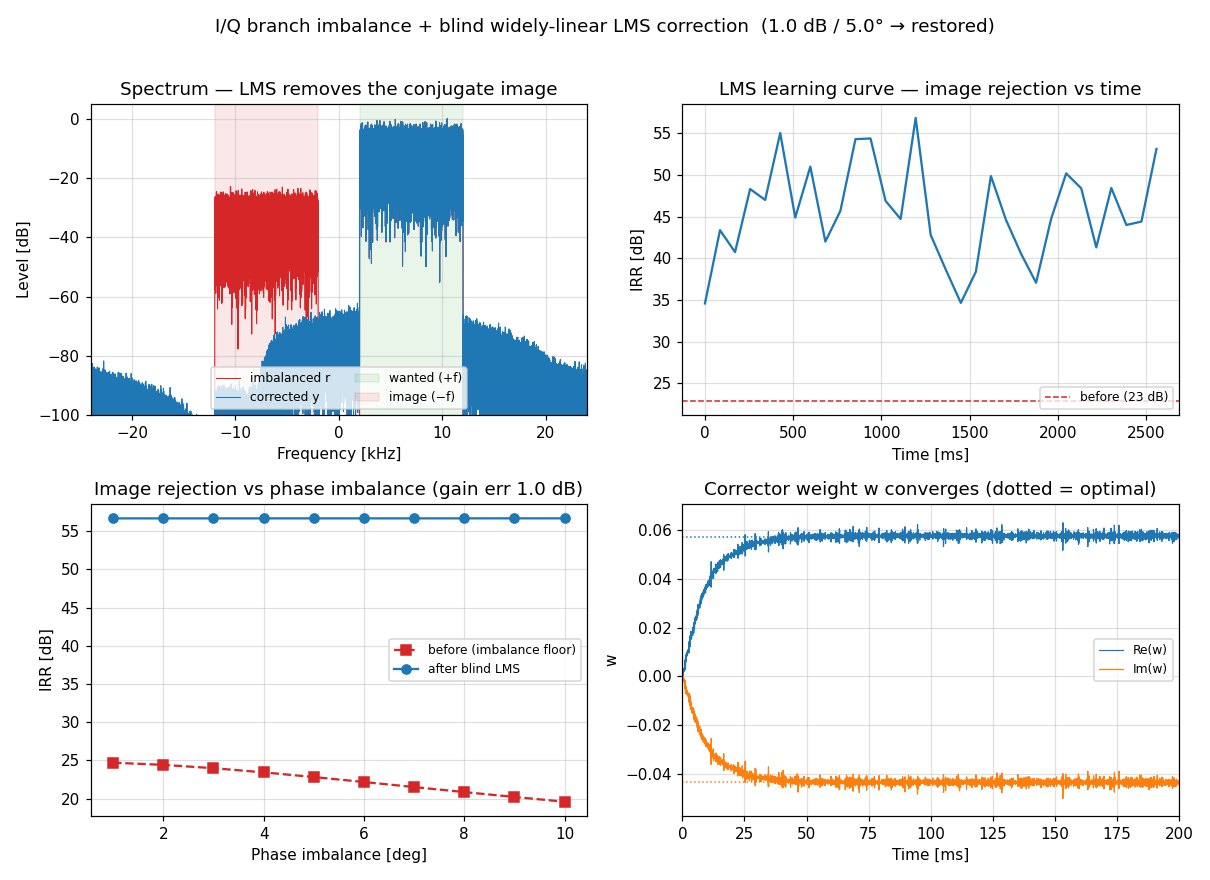

Here is the Python script that generated this plot:
"""iq_imbalance_lms.py

I/Q branch **imbalance model** and **blind adaptive (widely-linear LMS)
correction** -- the real-world limit on image rejection, and how to claw it back.

Why it matters
--------------
The all-pass 90-degree network (and the polyphase / Hartley / Weaver chains built
from it) can reach 80-110 dB of image rejection on paper.  In hardware the floor
is set instead by **gain/phase mismatch between the I and Q branches** (mixers,
ADCs, filters).  With amplitude ratio g and phase error phi the observed complex
baseband is a mix of the wanted analytic signal and its conjugate:

    r[n] = mu * s[n] + nu * s*[n],
    mu = (1 + g e^{+j phi}) / 2,   nu = (1 - g e^{-j phi}) / 2
    IRR = |mu / nu|^2      (e.g. 1 dB + 5 deg  ->  ~26 dB, no matter the filter)

Blind correction
----------------
A wanted signal is *proper* (E[s^2] = 0); imbalance makes E[r^2] != 0.  The
widely-linear corrector

    y[n] = r[n] + w * conj(r[n])

is adapted to drive the pseudo-power E[y^2] -> 0 with the complex LMS update

    w <- w - mu_lms * y[n]^2

which converges to w = -E[r^2] / (2 E[|r|^2]) and cancels the conjugate (image)
term -- restoring the rejection to the noise/length floor.  This is the standard
blind I/Q compensator (Valkama/Anttila); it complements pilot/Havens-style
balancing and needs no training signal.
"""

import numpy as np


# ---------------------------------------------------------------------------
#  Signal, imbalance, metric
# ---------------------------------------------------------------------------
def analytic_wanted(N, fa, fb, fs, seed=0):
    """Proper single-sided (analytic) wanted signal: random energy only in the
    positive band [fa, fb]."""
    rng = np.random.default_rng(seed)
    X = np.zeros(N, dtype=complex)
    f = np.fft.fftfreq(N, 1 / fs)
    band = (f >= fa) & (f <= fb)                    # positive freqs only
    X[band] = (rng.standard_normal(band.sum())
               + 1j * rng.standard_normal(band.sum()))
    s = np.fft.ifft(X)
    return s / np.sqrt(np.mean(np.abs(s) ** 2))


def apply_imbalance(s, gain_db, phase_deg):
    """Frequency-flat I/Q imbalance: amplitude ratio g and phase error on Q."""
    g = 10 ** (gain_db / 20)
    phi = np.radians(phase_deg)
    I, Q = s.real, s.imag
    Qp = g * (Q * np.cos(phi) + I * np.sin(phi))
    return I + 1j * Qp


def irr_theory_db(gain_db, phase_deg):
    g = 10 ** (gain_db / 20)
    phi = np.radians(phase_deg)
    mu = (1 + g * np.exp(1j * phi)) / 2
    nu = (1 - g * np.exp(-1j * phi)) / 2
    return 20 * np.log10(np.abs(mu) / np.abs(nu))


def irr_measure_db(z, fa, fb, fs):
    """Image rejection = power in +band vs the mirror -band."""
    Z = np.fft.fft(z)
    f = np.fft.fftfreq(z.size, 1 / fs)
    pos = np.sum(np.abs(Z[(f >= fa) & (f <= fb)]) ** 2)
    neg = np.sum(np.abs(Z[(f <= -fa) & (f >= -fb)]) ** 2)
    return 10 * np.log10(pos / max(neg, 1e-30))


# ---------------------------------------------------------------------------
#  Blind widely-linear LMS corrector
# ---------------------------------------------------------------------------
def blind_lms(r, mu=None, w_hist=False):
    """y[n] = r[n] + w*conj(r[n]);  w <- w - mu*y[n]^2  (drives E[y^2] -> 0)."""
    if mu is None:
        mu = 0.001 / np.mean(np.abs(r) ** 2)        # power-normalised step
    y = np.empty_like(r)
    w = 0j
    hist = np.empty(r.size, dtype=complex) if w_hist else None
    for n in range(r.size):
        yn = r[n] + w * np.conj(r[n])
        y[n] = yn
        w = w - mu * yn * yn
        if w_hist:
            hist[n] = w
    return (y, w, hist) if w_hist else (y, w)


def w_optimal(r):
    return -np.mean(r * r) / (2 * np.mean(np.abs(r) ** 2))


# ---------------------------------------------------------------------------
#  Demo
# ---------------------------------------------------------------------------
def main():
    fs = 48000.0
    fa, fb = 2000.0, 12000.0
    N = 1 << 17
    gain_db, phase_deg = 1.0, 5.0                    # branch imbalance

    s = analytic_wanted(N, fa, fb, fs)
    r = apply_imbalance(s, gain_db, phase_deg)
    y, w, hist = blind_lms(r, w_hist=True)

    irr_before = irr_measure_db(r, fa, fb, fs)
    irr_after = irr_measure_db(y[N // 2:], fa, fb, fs)   # after convergence
    print("I/Q imbalance %.1f dB gain, %.1f deg phase\n" % (gain_db, phase_deg))
    print("  theoretical IRR floor : %6.1f dB" % irr_theory_db(gain_db, phase_deg))
    print("  measured before LMS   : %6.1f dB" % irr_before)
    print("  measured after  LMS   : %6.1f dB" % irr_after)
    print("  w (estimated / optimal): %s / %s"
          % (np.round(w, 4), np.round(w_optimal(r), 4)))

    # learning curve: IRR of y over sliding blocks
    L = 4096
    starts = np.arange(0, N - L, L)
    lc = np.array([irr_measure_db(y[a:a + L], fa, fb, fs) for a in starts])
    lc_t = starts / fs * 1000

    # IRR vs phase imbalance: before (theory) and after LMS
    phases = np.arange(1.0, 11.0, 1.0)
    before_p, after_p = [], []
    for ph in phases:
        rp = apply_imbalance(s, gain_db, ph)
        yp, _ = blind_lms(rp)
        before_p.append(irr_theory_db(gain_db, ph))
        after_p.append(irr_measure_db(yp[N // 2:], fa, fb, fs))

    _plots(fs, fa, fb, r, y, hist, w, r, lc_t, lc, irr_before, irr_after,
           phases, np.array(before_p), np.array(after_p), gain_db, phase_deg)


def _plots(fs, fa, fb, r, y, hist, w, r_full, lc_t, lc, irr_before, irr_after,
           phases, before_p, after_p, gain_db, phase_deg):
    import matplotlib
    matplotlib.use("Agg")
    import matplotlib.pyplot as plt

    fig, ax = plt.subplots(2, 2, figsize=(11, 8))

    # (a) two-sided spectra: imbalanced vs corrected
    def spec(z):
        Z = np.fft.fftshift(np.fft.fft(z * np.hanning(z.size)))
        m = 20 * np.log10(np.maximum(np.abs(Z), 1e-9)); return m - m.max()
    f = np.fft.fftshift(np.fft.fftfreq(r.size, 1 / fs)) / 1000
    ax[0, 0].plot(f, spec(r), color="C3", lw=0.7, label="imbalanced r")
    ax[0, 0].plot(f, spec(y), color="C0", lw=0.7, label="corrected y")
    ax[0, 0].axvspan(fa / 1000, fb / 1000, color="C2", alpha=0.10, label="wanted (+f)")
    ax[0, 0].axvspan(-fb / 1000, -fa / 1000, color="C3", alpha=0.10, label="image (−f)")
    ax[0, 0].set_xlim(-fs / 2000, fs / 2000); ax[0, 0].set_ylim(-100, 5)
    ax[0, 0].set_title("Spectrum — LMS removes the conjugate image")
    ax[0, 0].set_xlabel("Frequency [kHz]"); ax[0, 0].set_ylabel("Level [dB]")
    ax[0, 0].grid(True, alpha=0.4); ax[0, 0].legend(fontsize=8, loc="lower center", ncol=2)

    # (b) learning curve
    ax[0, 1].plot(lc_t, lc, color="C0")
    ax[0, 1].axhline(irr_before, color="C3", ls="--", lw=1, label="before (%.0f dB)" % irr_before)
    ax[0, 1].set_title("LMS learning curve — image rejection vs time")
    ax[0, 1].set_xlabel("Time [ms]"); ax[0, 1].set_ylabel("IRR [dB]")
    ax[0, 1].grid(True, alpha=0.4); ax[0, 1].legend(fontsize=8, loc="lower right")

    # (c) IRR vs phase imbalance: before (theory) vs after LMS
    ax[1, 0].plot(phases, before_p, "s--", color="C3", label="before (imbalance floor)")
    ax[1, 0].plot(phases, after_p, "o-", color="C0", label="after blind LMS")
    ax[1, 0].set_title("Image rejection vs phase imbalance (gain err %.1f dB)" % gain_db)
    ax[1, 0].set_xlabel("Phase imbalance [deg]"); ax[1, 0].set_ylabel("IRR [dB]")
    ax[1, 0].grid(True, alpha=0.4); ax[1, 0].legend(fontsize=8)

    # (d) weight convergence
    n_ms = np.arange(hist.size) / fs * 1000
    wopt = w_optimal(r_full)
    ax[1, 1].plot(n_ms, hist.real, color="C0", lw=0.8, label="Re(w)")
    ax[1, 1].plot(n_ms, hist.imag, color="C1", lw=0.8, label="Im(w)")
    ax[1, 1].axhline(wopt.real, color="C0", ls=":", lw=1)
    ax[1, 1].axhline(wopt.imag, color="C1", ls=":", lw=1)
    ax[1, 1].set_xlim(0, min(200, n_ms[-1]))
    ax[1, 1].set_title("Corrector weight w converges (dotted = optimal)")
    ax[1, 1].set_xlabel("Time [ms]"); ax[1, 1].set_ylabel("w")
    ax[1, 1].grid(True, alpha=0.4); ax[1, 1].legend(fontsize=8)

    fig.suptitle("I/Q branch imbalance + blind widely-linear LMS correction  "
                 "(%.1f dB / %.1f° → restored)" % (gain_db, phase_deg), fontsize=12)
    fig.tight_layout(rect=[0, 0, 1, 0.97])
    out = "iq_imbalance_lms.png"
    fig.savefig(out, dpi=110)
    print("Saved plot -> %s" % out)


if __name__ == "__main__":
    main()
